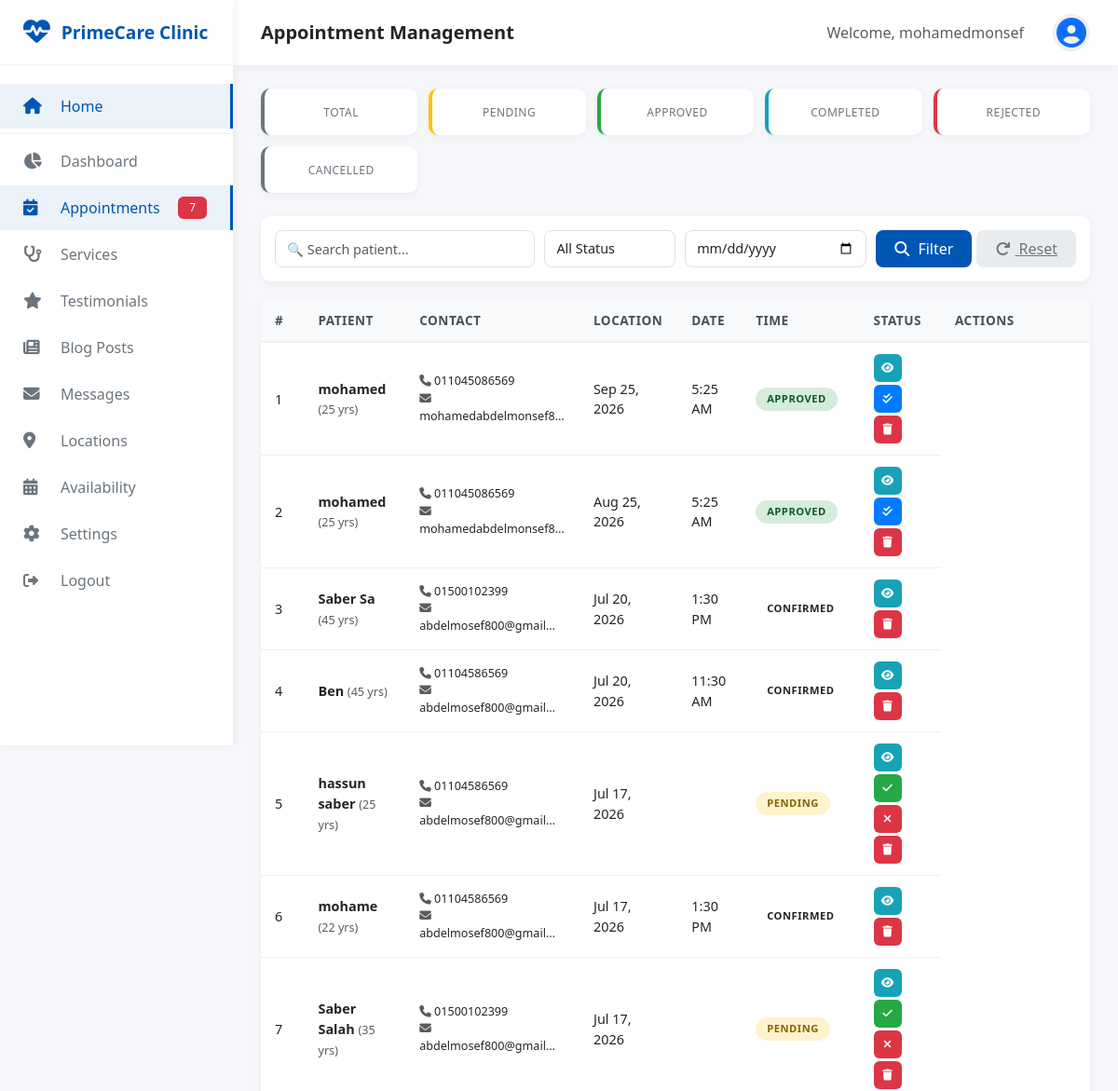
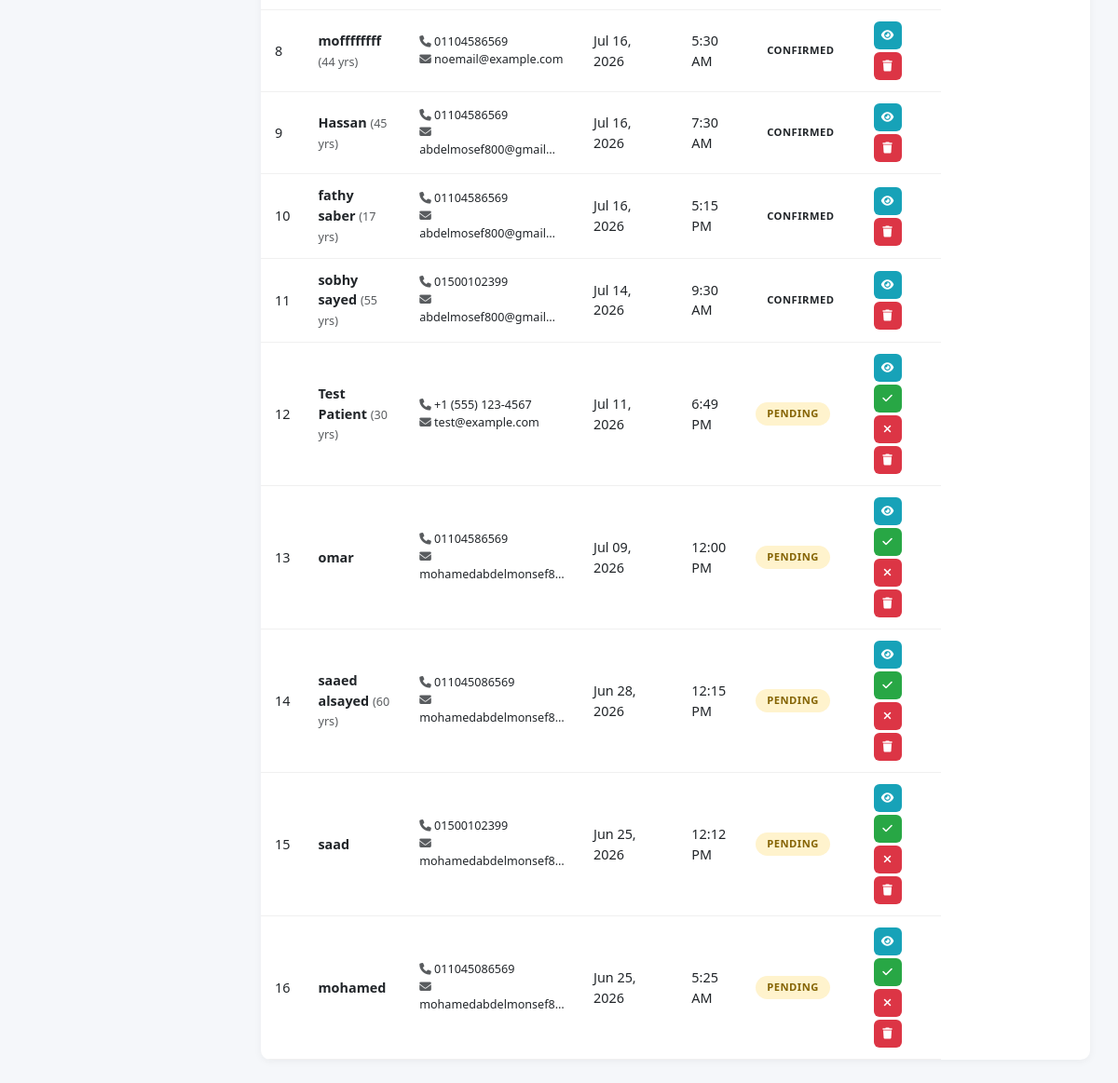
The app's page /dashboard/appointments/ (signed in) with its own data (2 pictures, top to bottom).
### core/models.py (models this page shows, shortened)
class SiteSettings(models.Model):
    site_name = models.CharField(max_length=100, default='Medical Clinic')
    site_logo = models.ImageField(upload_to='site/', blank=True, null=True)
    site_favicon = models.ImageField(upload_to='site/', blank=True, null=True)
    doctor_name = models.CharField(max_length=100)
    doctor_title = models.CharField(max_length=200)
    doctor_image = models.ImageField(upload_to='doctor/')
    doctor_biography = models.TextField()
    doctor_qualifications = models.TextField(help_text='Comma separated qualifications')
    doctor_experience = models.TextField()
    doctor_certifications = models.TextField(blank=True)
    doctor_achievements = models.TextField(blank=True)
    doctor_email = models.EmailField()
    doctor_phone = models.CharField(max_length=20)
    clinic_name = models.CharField(max_length=100)
    clinic_address = models.TextField()
    clinic_phone = models.CharField(max_length=20)
    clinic_email = models.EmailField()
    working_hours = models.TextField()
    google_maps_embed = models.TextField(blank=True, help_text='Google Maps embed URL')
    facebook_url = models.URLField(blank=True)
    twitter_url = models.URLField(blank=True)
    instagram_url = models.URLField(blank=True)
    linkedin_url = models.URLField(blank=True)
    youtube_url = models.URLField(blank=True)
    years_experience = models.IntegerField(default=0)
    happy_patients = models.IntegerField(default=0)
    operations_completed = models.IntegerField(default=0)
    awards_won = models.IntegerField(default=0)
    created_at = models.DateTimeField(auto_now_add=True)
    updated_at = models.DateTimeField(auto_now=True)
    class Meta:
        verbose_name = 'Site Setting'
        verbose_name_plural = 'Site Settings'

### appointments/models.py (models this page shows, shortened)
class Appointment(models.Model):
    STATUS_CHOICES = [
        ('pending', 'Pending'),
        ('approved', 'Approved'),
        ('confirmed', 'Confirmed'),
        ('completed', 'Completed'),
        ('rejected', 'Rejected'),
        ('cancelled', 'Cancelled'),
    ]
    patient_name = models.CharField(max_length=100)
    patient_phone = models.CharField(max_length=20)
    patient_email = models.EmailField()
    patient_age = models.IntegerField(blank=True, null=True)
    location = models.ForeignKey(ClinicLocation, on_delete=models.SET_NULL, null=True, blank=True)
    availability = models.ForeignKey(ClinicAvailability, on_delete=models.SET_NULL, null=True, blank=True)
    appointment_date = models.DateField()
    appointment_time = models.TimeField(null=True, blank=True)  # Will be set by admin
    reason_for_visit = models.TextField()
    notes = models.TextField(blank=True)
    status = models.CharField(max_length=20, choices=STATUS_CHOICES, default='pending')
    created_at = models.DateTimeField(auto_now_add=True)
    updated_at = models.DateTimeField(auto_now=True)

### dashboard/views.py (the view)
# urls.py: path('appointments/', views.appointment_list, name='appointments'),
@login_required
def appointment_list(request):
    appointments = Appointment.objects.all().order_by('-appointment_date', '-created_at')
    status = request.GET.get('status')
    if status:
        appointments = appointments.filter(status=status)
    search = request.GET.get('search')
    if search:
        appointments = appointments.filter(
            Q(patient_name__icontains=search) |
            Q(patient_email__icontains=search) |
            Q(patient_phone__icontains=search)
        )
    paginator = Paginator(appointments, 20)
    page = request.GET.get('page')
    appointments = paginator.get_page(page)
    return render(request, 'dashboard/appointments/list.html', {
        'appointments': appointments,
        'status_choices': Appointment.STATUS_CHOICES,
        'current_status': status,
        'search': search,
    })

### dashboard/templates/dashboard/appointments/list.html (shortened to what this page needs)
{% extends 'dashboard/base_dashboard.html' %}
{% load static %}
{% block page_title %}Appointment Management{% endblock %}
{% block content %}
<div class="appointment-stats">
    <div class="stat-box total">
        <div class="label">Total</div>
    </div>
    <div class="stat-box pending">
        <div class="label">Pending</div>
    </div>
    <div class="stat-box approved">
        <div class="label">Approved</div>
    </div>
    <div class="stat-box completed">
        <div class="label">Completed</div>
    </div>
    <div class="stat-box rejected">
        <div class="label">Rejected</div>
    </div>
    <div class="stat-box cancelled">
        <div class="label">Cancelled</div>
    </div>
</div>
<div class="filter-bar">
    <form method="GET" class="filter-form">
        <div class="filter-group search-group">
            <input type="text" name="search" class="form-control"
                   placeholder="🔍 Search patient..." value="{{ search|default:'' }}">
        </div>
        <div class="filter-group">
            <select name="status" class="form-select">
                <option value="">All Status</option>
            </select>
        </div>
        <div class="filter-group">
            <input type="date" name="date" class="form-control" value="{{ date_filter|default:'' }}">
        </div>
        <div class="filter-group" style="display: flex; gap: 5px; flex: 0 1 auto;">
            <button type="submit" class="btn-filter btn-primary">
                <i class="fas fa-search"></i> Filter
            </button>
            <a href="{% url 'dashboard:appointments' %}" class="btn-filter btn-secondary">
                <i class="fas fa-redo"></i> Reset
            </a>
        </div>
    </form>
</div>
<div class="appointment-table-container">
    {% if appointments %}
        <div class="appointment-table desktop-view">
            <table>
                <thead>
                    <tr>
                        <th>#</th>
                        <th>Patient</th>
                        <th>Contact</th>
                        <th>Location</th>
                        <th>Date</th>
                        <th>Time</th>
                        <th>Status</th>
                        <th style="min-width: 160px;">Actions</th>
                    </tr>
                </thead>
                <tbody>
                    {% for appointment in appointments %}
                    <tr>
                        <td>{{ forloop.counter }}</td>
                        <td>
                            <strong>{{ appointment.patient_name }}</strong>
                            {% if appointment.patient_age %}
                            <span class="text-muted small">({{ appointment.patient_age }} yrs)</span>
                            {% endif %}
                        </td>
                        <td>
                            <div class="small">
                                <div><i class="fas fa-phone text-muted"></i> {{ appointment.patient_phone }}</div>
                                <div><i class="fas fa-envelope text-muted"></i> {{ appointment.patient_email|truncatechars:20 }}</div>
                            </div>
                        </td>
                        <td>{{ appointment.appointment_date|date:"M d, Y" }}</td>
                        <td>{{ appointment.appointment_time|time:"g:i A" }}</td>
                        <td>
                            <span class="status-badge {{ appointment.status }}">
                                {{ appointment.get_status_display }}
                            </span>
                        </td>
                        <td>
                            <div class="action-buttons">
                                <a href="{% url 'dashboard:appointment_detail' appointment.id %}"
                                    class="btn btn-info" title="View Details">
                                    <i class="fas fa-eye"></i>
                                </a>
                                {% if appointment.status == 'pending' %}
                                <form method="POST" action="{% url 'dashboard:appointment_update_status' appointment.id %}"
                                        style="display: inline-block;">
                                    <button type="submit" class="btn btn-success" title="Approve">
                                        <i class="fas fa-check"></i>
                                    </button>
                                </form>
                                <form method="POST" action="{% url 'dashboard:appointment_update_status' appointment.id %}"
                                        style="display: inline-block;">
                                    <button type="submit" class="btn btn-danger" title="Reject">
                                        <i class="fas fa-times"></i>
                                    </button>
                                </form>
                                {% endif %}
                                {% if appointment.status == 'approved' %}
                                <form method="POST" action="{% url 'dashboard:appointment_update_status' appointment.id %}"
                                        style="display: inline-block;">
                                    <button type="submit" class="btn btn-primary" title="Complete">
                                        <i class="fas fa-check-double"></i>
                                    </button>
                                </form>
                                {% endif %}
                                <a href="{% url 'dashboard:appointment_delete' appointment.id %}"
                                   class="btn btn-danger" title="Delete"
                                   onclick="return confirm('Are you sure you want to delete this appointment?');">
                                    <i class="fas fa-trash"></i>
                                </a>
                            </div>
                        </td>
                    </tr>
                    {% endfor %}
                </tbody>
            </table>
        </div>
    {% endif %}
</div>
{% endblock %}

### dashboard/templates/dashboard/base_dashboard.html (shortened to what this page needs)
<!DOCTYPE html>
<html lang="en">
<head>
    <link href="https://cdn.jsdelivr.net/npm/bootstrap@5.3.0/dist/css/bootstrap.min.css" rel="stylesheet">
    <link rel="stylesheet" href="https://cdnjs.cloudflare.com/ajax/libs/font-awesome/6.4.0/css/all.min.css">
    {% load static %}
    <link rel="stylesheet" href="{% static 'css/dashboard.css' %}">
</head>
<body>
    <div class="dashboard-wrapper">
        <nav class="sidebar">
            <div class="sidebar-brand">
                <i class="fas fa-heartbeat"></i>
                <h4>{{ site_settings.site_name|default:"Clinic" }}</h4>
            </div>
            <ul class="sidebar-menu">
                <li>
                    <a href="{% url 'core:home' %}" target="_blank" >
                        <i class="fas fa-home"></i>
                        <span>Home</span>
                    </a>
                </li>
                <li>
                    <a href="{% url 'dashboard:home' %}" class="{% if request.resolver_match.url_name == 'home' %}active{% endif %}">
                        <i class="fas fa-chart-pie"></i>
                        <span>Dashboard</span>
                    </a>
                </li>
                <li>
                    <a href="{% url 'dashboard:appointments' %}" class="{% if 'appointments' in request.path %}active{% endif %}">
                        <i class="fas fa-calendar-check"></i>
                        <span>Appointments</span>
                        {% if pending_appointments_count %}
                        <span class="badge bg-danger">{{ pending_appointments_count }}</span>
                        {% endif %}
                    </a>
                </li>
                <li>
                    <a href="{% url 'dashboard:services' %}" class="{% if 'services' in request.path %}active{% endif %}">
                        <i class="fas fa-stethoscope"></i>
                        <span>Services</span>
                    </a>
                </li>
                <li>
                    <a href="{% url 'dashboard:testimonials' %}" class="{% if 'testimonials' in request.path %}active{% endif %}">
                        <i class="fas fa-star"></i>
                        <span>Testimonials</span>
                    </a>
                </li>
                <li>
                    <a href="{% url 'dashboard:blog' %}" class="{% if 'blog' in request.path %}active{% endif %}">
                        <i class="fas fa-newspaper"></i>
                        <span>Blog Posts</span>
                    </a>
                </li>
                <li>
                    <a href="{% url 'dashboard:contacts' %}" class="{% if 'contacts' in request.path %}active{% endif %}">
                        <i class="fas fa-envelope"></i>
                        <span>Messages</span>
                    </a>
                </li>
                <li>
                    <a href="{% url 'dashboard:location_list' %}" class="{% if 'locations' in request.path %}active{% endif %}">
                        <i class="fas fa-map-marker-alt"></i>
                        <span>Locations</span>
                    </a>
                </li>
                <li>
                    <a href="{% url 'dashboard:availability_list' %}" class="{% if 'availability' in request.path %}active{% endif %}">
                        <i class="fas fa-calendar-alt"></i>
                        <span>Availability</span>
                    </a>
                </li>
                <li>
                    <a href="{% url 'dashboard:settings' %}" class="{% if 'settings' in request.path %}active{% endif %}">
                        <i class="fas fa-cog"></i>
                        <span>Settings</span>
                    </a>
                </li>
                <li>
                    <form method="POST" action="{% url 'accounts:logout' %}" style="display: inline; width: 100%;">
                        <button type="submit" class="btn btn-link" style="display: flex; align-items: center; padding: 12px 25px; color: #6c757d; text-decoration: none; transition: all 0.3s ease; width: 100%; border: none; background: none; text-align: left;">
                            <i class="fas fa-sign-out-alt" style="width: 25px; margin-right: 15px;"></i>
                            <span>Logout</span>
                        </button>
                    </form>
                </li>
            </ul>
        </nav>
        <div class="main-content">
            <header class="top-bar">
                <div class="top-bar-left">
                    <h5>{% block page_title %}Dashboard{% endblock %}</h5>
                </div>
                <div class="top-bar-right">
                    <span class="text-muted me-3">Welcome, {{ user.get_full_name|default:user.username }}</span>
                    <div class="admin-avatar">
                        <i class="fas fa-user-circle fa-2x text-primary"></i>
                    </div>
                </div>
            </header>
            <div class="page-content">
                {% block content %}{% endblock %}
            </div>
        </div>
    </div>
</body>
</html>

### records on screen
SiteSettings: site_name "PrimeCare Clinic"
Appointment: patient_name "mohamed", patient_age "25", patient_phone "011045086569", patient_email "mohamedabdelmonsef8…", appointment_date "Sep 25, 2026", appointment_time "5:25 AM", status "APPROVED"
Appointment: patient_name "mohamed", patient_age "25", patient_phone "011045086569", patient_email "mohamedabdelmonsef8…", appointment_date "Aug 25, 2026", appointment_time "5:25 AM", status "APPROVED"
Appointment: patient_name "Saber Sa", patient_age "45", patient_phone "01500102399", patient_email "abdelmosef800@gmail…", appointment_date "Jul 20, 2026", appointment_time "1:30 PM", status "CONFIRMED"
Appointment: patient_name "Ben", patient_age "45", patient_phone "01104586569", patient_email "abdelmosef800@gmail…", appointment_date "Jul 20, 2026", appointment_time "11:30 AM", status "CONFIRMED"
Appointment: patient_name "hassun saber", patient_age "25", patient_phone "01104586569", patient_email "abdelmosef800@gmail…", appointment_date "Jul 17, 2026", status "PENDING"
Appointment: patient_name "mohame", patient_age "22", patient_phone "01104586569", patient_email "abdelmosef800@gmail…", appointment_date "Jul 17, 2026", appointment_time "1:30 PM", status "CONFIRMED"
Appointment: patient_name "Saber Salah", patient_age "35", patient_phone "01500102399", patient_email "abdelmosef800@gmail…", appointment_date "Jul 17, 2026", status "PENDING"
Appointment: patient_name "moffffffff", patient_age "44", patient_phone "01104586569", patient_email "noemail@example.com", appointment_date "Jul 16, 2026", appointment_time "5:30 AM", status "CONFIRMED"
Appointment: patient_name "Hassan", patient_age "45", patient_phone "01104586569", patient_email "abdelmosef800@gmail…", appointment_date "Jul 16, 2026", appointment_time "7:30 AM", status "CONFIRMED"
Appointment: patient_name "fathy saber", patient_age "17", patient_phone "01104586569", patient_email "abdelmosef800@gmail…", appointment_date "Jul 16, 2026", appointment_time "5:15 PM", status "CONFIRMED"
Appointment: patient_name "sobhy sayed", patient_age "55", patient_phone "01500102399", patient_email "abdelmosef800@gmail…", appointment_date "Jul 14, 2026", appointment_time "9:30 AM", status "CONFIRMED"
Appointment: patient_name "Test Patient", patient_age "30", patient_phone "+1 (555) 123-4567", patient_email "test@example.com", appointment_date "Jul 11, 2026", appointment_time "6:49 PM", status "PENDING"
Appointment: patient_name "omar", patient_phone "01104586569", patient_email "mohamedabdelmonsef8…", appointment_date "Jul 09, 2026", appointment_time "12:00 PM", status "PENDING"
Appointment: patient_name "saaed alsayed", patient_age "60", patient_phone "011045086569", patient_email "mohamedabdelmonsef8…", appointment_date "Jun 28, 2026", appointment_time "12:15 PM", status "PENDING"
Appointment: patient_name "saad", patient_phone "01500102399", patient_email "mohamedabdelmonsef8…", appointment_date "Jun 25, 2026", appointment_time "12:12 PM", status "PENDING"
Appointment: patient_name "mohamed", patient_phone "011045086569", patient_email "mohamedabdelmonsef8…", appointment_date "Jun 25, 2026", appointment_time "5:25 AM", status "PENDING"

### other values on screen
{{ pending_appointments_count }} "7"
{{ user.get_full_name|default:user.username }} "mohamedmonsef"
